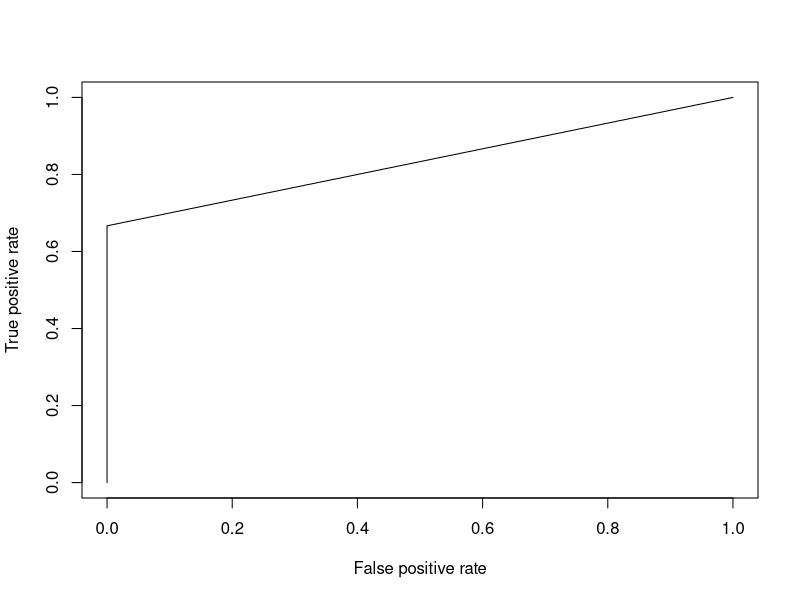
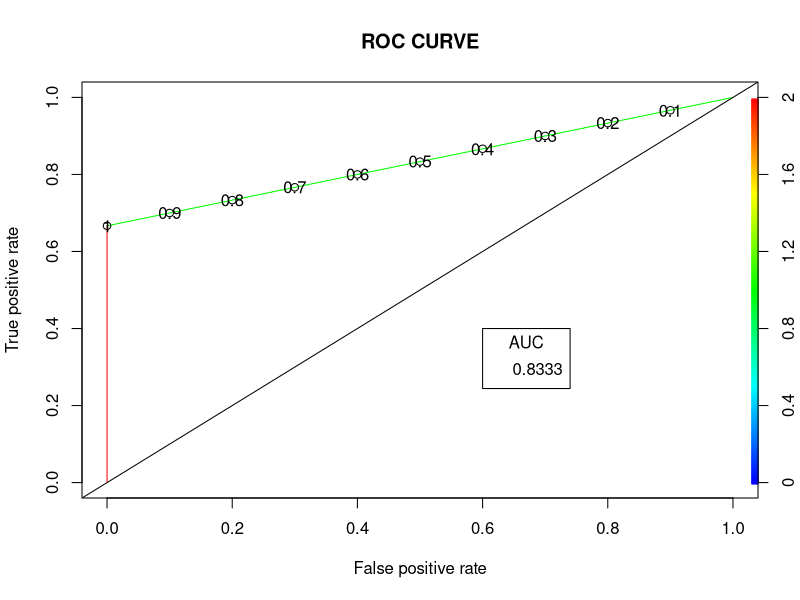

Here is the R script that generated these plots, in order:
# Installing the package
install.packages("dplyr")

# Loading package
library(dplyr)

# Summary of dataset in package
summary(mtcars)

# Installing the package
install.packages("caTools") # For Logistic regression
install.packages("ROCR")	 # For ROC curve to evaluate model
	
# Loading package
library(caTools)
library(ROCR)

# Splitting dataset
split <- sample.split(mtcars, SplitRatio = 0.8)
split

train_reg <- subset(mtcars, split == "TRUE")
test_reg <- subset(mtcars, split == "FALSE")

# Training model
logistic_model <- glm(vs ~ wt + disp,
					data = train_reg,
					family = "binomial")
logistic_model

# Summary
summary(logistic_model)

# Predict test data based on model
predict_reg <- predict(logistic_model,
					test_reg, type = "response")
predict_reg

# Changing probabilities
predict_reg <- ifelse(predict_reg >0.5, 1, 0)

# Evaluating model accuracy
# using confusion matrix
table(test_reg$vs, predict_reg)

missing_classerr <- mean(predict_reg != test_reg$vs)
print(paste('Accuracy =', 1 - missing_classerr))

# ROC-AUC Curve
ROCPred <- prediction(predict_reg, test_reg$vs)
ROCPer <- performance(ROCPred, measure = "tpr",
							x.measure = "fpr")

auc <- performance(ROCPred, measure = "auc")
auc <- auc@y.values[[1]]
auc

# Plotting curve
plot(ROCPer)
plot(ROCPer, colorize = TRUE,
	print.cutoffs.at = seq(0.1, by = 0.1),
	main = "ROC CURVE")
abline(a = 0, b = 1)

auc <- round(auc, 4)
legend(.6, .4, auc, title = "AUC", cex = 1)
